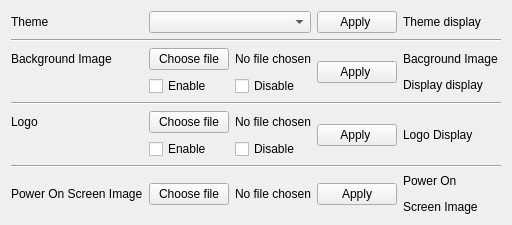
     <widget class="QWidget" name="tabTheme">
      <attribute name="title">
       <string>Theme</string>
      </attribute>
      <layout class="QGridLayout" name="gridLayout_7">
       <item row="0" column="0">
        <layout class="QGridLayout" name="gridLayout_6">
         <item row="0" column="0">
          <widget class="QLabel" name="label_7">
           <property name="text">
            <string>Theme</string>
           </property>
          </widget>
         </item>
         <item row="0" column="1" colspan="2">
          <widget class="QComboBox" name="comboBoxTheme"/>
         </item>
         <item row="0" column="3">
          <widget class="QPushButton" name="buttonApplyTheme">
           <property name="text">
            <string>Apply </string>
           </property>
          </widget>
         </item>
         <item row="0" column="4">
          <widget class="QLabel" name="labelDisplayTheme">
           <property name="text">
            <string>Theme display</string>
           </property>
           <property name="scaledContents">
            <bool>true</bool>
           </property>
          </widget>
         </item>
         <item row="1" column="0" colspan="5">
          <widget class="Line" name="line_10">
           <property name="orientation">
            <enum>Qt::Horizontal</enum>
           </property>
          </widget>
         </item>
         <item row="2" column="0">
          <widget class="QLabel" name="label_8">
           <property name="text">
            <string>Background Image</string>
           </property>
          </widget>
         </item>
         <item row="2" column="1">
          <widget class="QPushButton" name="chooseBackGroundImage">
           <property name="text">
            <string>Choose file</string>
           </property>
          </widget>
         </item>
         <item row="2" column="2">
          <widget class="QLabel" name="displayBackGroundImagePath">
           <property name="text">
            <string>No file chosen</string>
           </property>
           <property name="wordWrap">
            <bool>true</bool>
           </property>
          </widget>
         </item>
         <item row="2" column="3" rowspan="2">
          <widget class="QPushButton" name="buttonApplyBackGroundImage">
           <property name="text">
            <string>Apply </string>
           </property>
          </widget>
         </item>
         <item row="2" column="4" rowspan="2">
          <widget class="QLabel" name="labelDisplayBackGroundImage">
           <property name="text">
            <string>&lt;html&gt;&lt;head/&gt;&lt;body&gt;&lt;p align=&quot;justify&quot;&gt;Bacground Image &lt;/p&gt;&lt;p align=&quot;justify&quot;&gt;Display display&lt;/p&gt;&lt;/body&gt;&lt;/html&gt;</string>
           </property>
           <property name="scaledContents">
            <bool>true</bool>
           </property>
          </widget>
         </item>
         <item row="3" column="1">
          <widget class="QCheckBox" name="enableBackGroundImage">
           <property name="text">
            <string>Enable</string>
           </property>
          </widget>
         </item>
         <item row="3" column="2">
          <widget class="QCheckBox" name="disableBackGroundImage">
           <property name="text">
            <string>Disable</string>
           </property>
          </widget>
         </item>
         <item row="4" column="0" colspan="5">
          <widget class="Line" name="line_11">
           <property name="orientation">
            <enum>Qt::Horizontal</enum>
           </property>
          </widget>
         </item>
         <item row="5" column="0">
          <widget class="QLabel" name="label_9">
           <property name="text">
            <string>Logo</string>
           </property>
          </widget>
         </item>
         <item row="5" column="1">
          <widget class="QPushButton" name="chooseLogo">
           <property name="text">
            <string>Choose file</string>
           </property>
          </widget>
         </item>
         <item row="5" column="2">
          <widget class="QLabel" name="displayLogoPath">
           <property name="text">
            <string>No file chosen</string>
           </property>
          </widget>
         </item>
         <item row="5" column="3" rowspan="2">
          <widget class="QPushButton" name="buttonApplyLogo">
           <property name="text">
            <string>Apply </string>
           </property>
          </widget>
         </item>
         <item row="5" column="4" rowspan="2">
          <widget class="QLabel" name="labelDisplayLogo">
           <property name="text">
            <string>Logo Display</string>
           </property>
           <property name="scaledContents">
            <bool>true</bool>
           </property>
          </widget>
         </item>
         <item row="6" column="1">
          <widget class="QCheckBox" name="enableLogo">
           <property name="text">
            <string>Enable</string>
           </property>
          </widget>
         </item>
         <item row="6" column="2">
          <widget class="QCheckBox" name="disableLogo">
           <property name="text">
            <string>Disable</string>
           </property>
          </widget>
         </item>
         <item row="7" column="0" colspan="5">
          <widget class="Line" name="line_12">
           <property name="orientation">
            <enum>Qt::Horizontal</enum>
           </property>
          </widget>
         </item>
         <item row="8" column="0">
          <widget class="QLabel" name="label_10">
           <property name="text">
            <string>Power On Screen Image</string>
           </property>
          </widget>
         </item>
         <item row="8" column="1">
          <widget class="QPushButton" name="choosePowerOnScreenImage">
           <property name="text">
            <string>Choose file</string>
           </property>
          </widget>
         </item>
         <item row="8" column="2">
          <widget class="QLabel" name="labelDisplayPowerOnScreenImage">
           <property name="text">
            <string>No file chosen</string>
           </property>
          </widget>
         </item>
         <item row="8" column="3">
          <widget class="QPushButton" name="buttonPowerOnScreenImage">
           <property name="text">
            <string>Apply</string>
           </property>
          </widget>
         </item>
         <item row="8" column="4">
          <widget class="QLabel" name="labelDisplayPowerOnScreenImage_2">
           <property name="text">
            <string>&lt;html&gt;&lt;head/&gt;&lt;body&gt;&lt;p&gt;Power On &lt;/p&gt;&lt;p&gt;Screen Image&lt;/p&gt;&lt;/body&gt;&lt;/html&gt;</string>
           </property>
           <property name="scaledContents">
            <bool>true</bool>
           </property>
          </widget>
         </item>
        </layout>
       </item>
      </layout>
     </widget>
